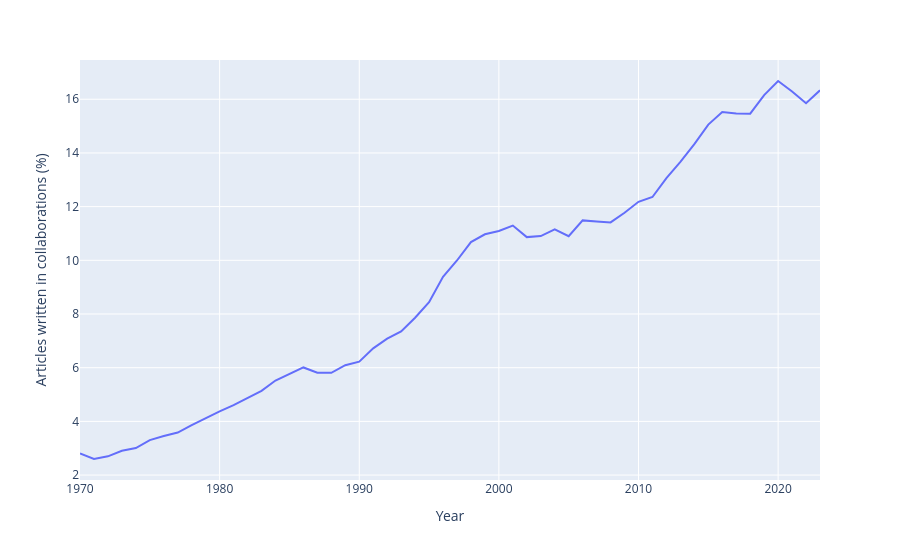

Here is the notebook cell this chart was saved with:
### Code cell
fig = px.line((
        df_global
        [["year", "counts_collab", "counts_all"]]
        .groupby("year", as_index=False)
        .sum()
        .assign(loss_percent=lambda df: df.counts_collab / df.counts_all * 100)
    ),
    x="year", y="loss_percent", labels={"loss_percent": "Articles written in collaborations (%)", "year": "Year"})
fig.show()
# fig.write_image("../images/collaboration_percent.png", width=1200, height=600, scale=2)

### Figure 1 — Plotly figure (JSON) as saved in the notebook; plotly's stock layout.template omitted (floating-point values rounded to 4 significant figures)
{"data": [{"hovertemplate": "Year=%{x}<br>Articles written in collaborations (%)=%{y}<extra></extra>", "legendgroup": "", "line": {"color": "#636efa", "dash": "solid"}, "marker": {"symbol": "circle"}, "mode": "lines", "name": "", "orientation": "v", "showlegend": false, "type": "scatter", "x": [1970, 1971, 1972, 1973, 1974, 1975, 1976, 1977, 1978, 1979, 1980, 1981, 1982, 1983, 1984, 1985, 1986, 1987, 1988, 1989, 1990, 1991, 1992, 1993, 1994, 1995, 1996, 1997, 1998, 1999, 2000, 2001, 2002, 2003, 2004, 2005, 2006, 2007, 2008, 2009, 2010, 2011, 2012, 2013, 2014, 2015, 2016, 2017, 2018, 2019, 2020, 2021, 2022, 2023], "xaxis": "x", "y": [2.803, 2.598, 2.699, 2.903, 3.008, 3.303, 3.457, 3.584, 3.864, 4.128, 4.375, 4.604, 4.877, 5.138, 5.52, 5.761, 6.009, 5.814, 5.81, 6.094, 6.226, 6.721, 7.079, 7.349, 7.862, 8.44, 9.384, 9.993, 10.68, 10.97, 11.09, 11.29, 10.86, 10.9, 11.15, 10.9, 11.49, 11.45, 11.41, 11.77, 12.18, 12.36, 13.06, 13.67, 14.33, 15.05, 15.52, 15.47, 15.46, 16.15, 16.68, 16.29, 15.85, 16.33], "yaxis": "y"}], "layout": {"legend": {"tracegroupgap": 0}, "margin": {"t": 60}, "xaxis": {"anchor": "y", "domain": [0, 1], "title": {"text": "Year"}}, "yaxis": {"anchor": "x", "domain": [0, 1], "title": {"text": "Articles written in collaborations (%)"}}}}
